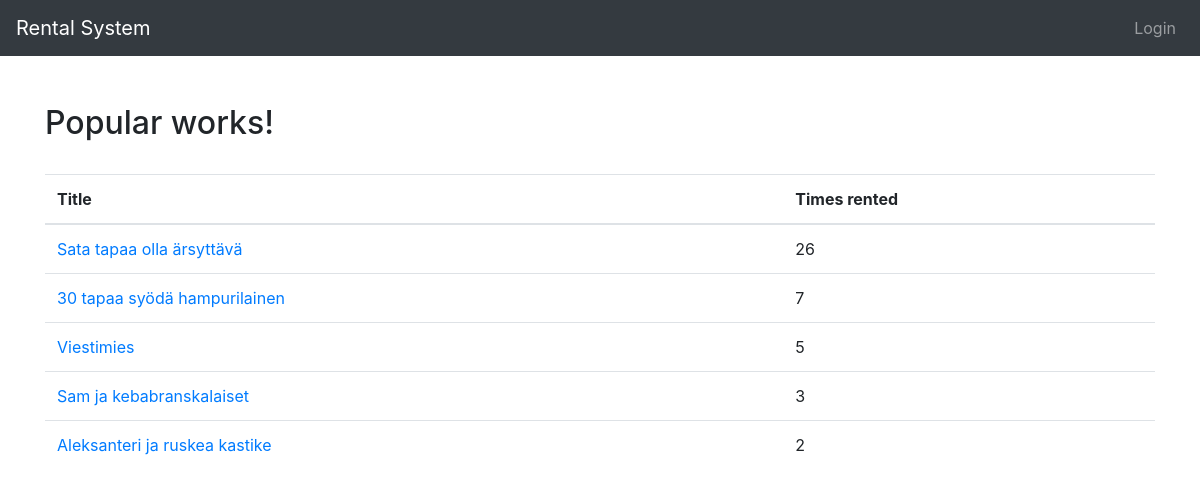
Page /popular/ on the committed database.
### rental_system/models.py (models this page shows, shortened)
class Work(models.Model):
    creators = models.ManyToManyField(Creator)
    type = models.ForeignKey(Type, on_delete=models.CASCADE)
    genres = models.ManyToManyField(Genre)
    publishers = models.ManyToManyField(Publisher, null=True, blank=True)
    title = models.CharField(max_length=200)
    desc = models.TextField(max_length=500)
    trailer = models.URLField(blank=True)
    image = models.URLField(blank=True)
    pub_date = models.IntegerField(
        default=2020,
        validators=[
            MaxValueValidator(datetime.date.today().year),
            MinValueValidator(1800)
        ]
    )

### rental_system/views.py (the view)
# urls.py: path('popular/', views.popular, name='popular'),
def popular(request):
    rented = list(RentedWork.objects.values('rented_work__title').annotate(count=Count('id')).values('count', 'rented_work__title', 'rented_work__id').order_by('-count').filter(count__gt=1)[:5])
    return render(request, 'rental_system/popular.html', {'data': rented})

### rental_system/templates/rental_system/popular.html (shortened to what this page needs)
{% extends 'base.html' %}
{% block content %}
{% load static %}
<div class="container">
    <br>
    <h2>Popular works!</h2>
    <div class="table-responsive-lg">
        <table class="table">
            <thead>
                <tr>
                    <th>Title</th>
                    <th>Times rented</th>
                </tr>
            </thead>
            <tbody>
                {% if data %}
                {% for item in data %}
                <tr>
                    <td><a href="{% url 'work' item.rented_work__id %}">{{ item.rented_work__title }}</a></td>
                    <td>{{ item.count }}</td>
                </tr>
                {% endfor %}
                {% endif %}
            </tbody>
        </table>
    </div>
</div>
{% endblock %}

### rows in the picture
Work: rented_work__title "Sata tapaa olla ärsyttävä", count "26"
Work: rented_work__title "30 tapaa syödä hampurilainen", count "7"
Work: rented_work__title "Viestimies", count "5"
Work: rented_work__title "Sam ja kebabranskalaiset", count "3"
Work: rented_work__title "Aleksanteri ja ruskea kastike", count "2"
